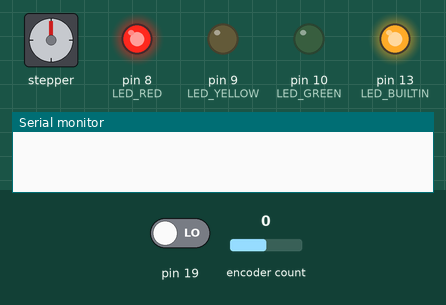
A sketch run on a simulated Arduino Uno, built with avr-gcc and run on an emulated ATmega328P. Shown: stepper motor, output pins drawn as LEDs (lit = HIGH), the last lines printed to the serial monitor. Wiring (inferred from the names in the program): stepper motor driver (200 steps per turn assumed): step pin 12; direction pin 11. The inputs (shaded band) are chosen by the test bench; at power-on: pin 19 LOW, encoder count 0. Pins used as bus, display or sensor lines are not drawn.

Above: at 0.8 s.
0.9 s: pin 19 driven HIGH
At 1.05 s:
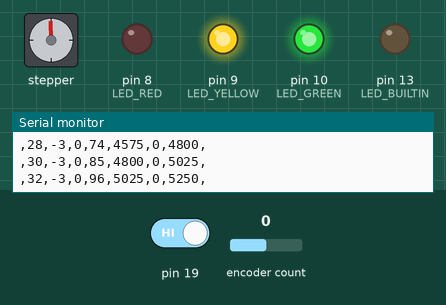
At 1.65 s:
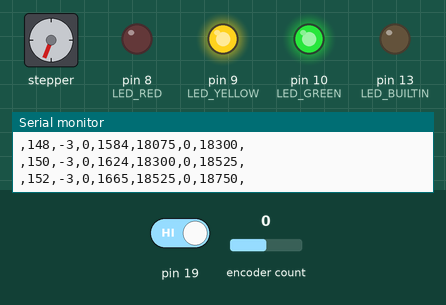
3.9 s: encoder count set to 1
At 4.08 s:
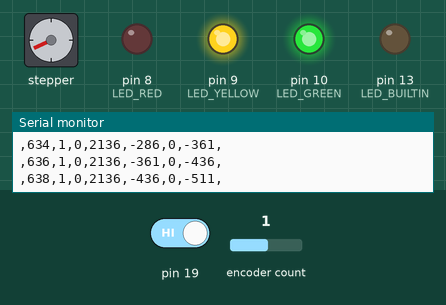
6.9 s: encoder count set to 2
At 7.1 s:
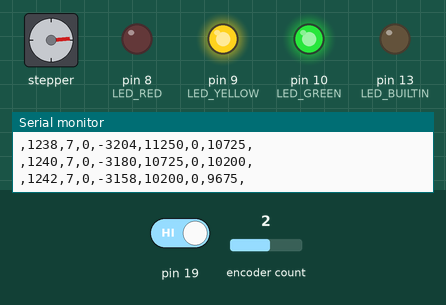
9.9 s: encoder count set to 3
12.9 s: encoder count set to 4
15.9 s: encoder count set to 8
Timing chart, 0 to 19.9 s (numbered marks = the images above; inputs shaded):
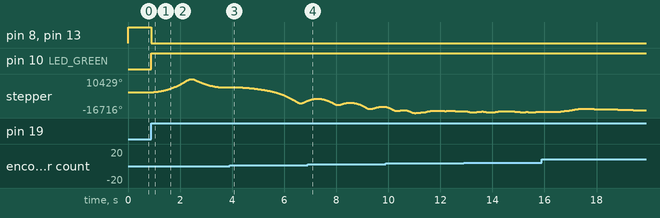

The sketch:

PendulumGitProject.ino
```cpp
//**************************************
//*   AI Pendulum Control Platform Interface
//*   4/6/2018
//*   Cunningham
//***************************************

#include <avr/io.h>
#include <avr/interrupt.h>
#define ENCODER_OPTIMIZE_INTERRUPTS
#include <Encoder.h>

//Hardware Assignments
#define  EncoderChannel_A  2
#define  EncoderChannel_B  3
#define  Step 12
#define  Dir  11
#define  MAX_CART_VELOCITY  30000
#define  MAX_CART_ACCELERATION  2000

#define LED_GREEN  10
#define LED_YELLOW 9
#define LED_RED 8

#define  PGAIN 750

//Function prototypes
void  SetupTimer1(void);
void  SetupTimer0(void);
void  Encoder_ISR(void);
void  WriteStepSize(int Speed);
void  MotionVelocityControl(void);
void  MotionAccelerationControl(void);

//Create a structure for movement data
struct MovementParms
{
  signed int Position;
  signed int Velocity;
  signed int Acceleration;
  bool Direction;
};

//Create instance of three structures
volatile struct MovementParms DesiredCart;
volatile struct MovementParms CurrentCart;
volatile struct MovementParms EncoderValue;

//Static Variables that are accessed in interrupts
volatile unsigned int abs_Current_Velocity = 0;
volatile unsigned int Counter = 0;
volatile unsigned int StepSpeed = 0;
volatile signed long timestep = 0;
volatile bool RunTask_10ms = 0;
byte SerialControlData1 = 0;
byte SerialControlData2 = 0;
bool SerialControlDirection = 0;
static bool ReturnHomeFlag = 0;
static unsigned int EncoderStableCount = 0;

byte serial_buffer[5] = {0,0,0,0,0};
int ByteCount;
static int integrator = 0;
Encoder PendulumPosition(EncoderChannel_A, EncoderChannel_B);

//**************************************
//  Interrupt used to generate the servo
//  pulses
//  The lower the address the higher is the priority level
//  Vector Address 12
//**************************************
ISR(TIMER1_COMPA_vect)
{
   if(StepSpeed < 64000)
   {
     //Check the direction pin and determine the position
     if(CurrentCart.Direction == 1)
     {
        digitalWrite(Dir,1);
        CurrentCart.Position++;
     }
     else
     {
       digitalWrite(Dir,0);
       CurrentCart.Position--;
     }

     //Step once
     digitalWrite(Step,1);
     digitalWrite(Step,0);
   }
   //Interrupt occurs when timer matches this value
   //Larger velocity means smaller OCR1A value
   //StepSpeed is calculated using another function and then stored
   //in a global variable to be accessed by the interrupt routine
   OCR1A = StepSpeed;
}

//**************************************
//  10 ms Task Rate
//  Creates a periodic Task
//  Vector Address 15
//**************************************
ISR(TIMER0_COMPA_vect)
{
  //Check to see if the flag was not cleared, this will track
  //overruns in the 10ms task
  if(RunTask_10ms)
  {
    digitalWrite(LED_BUILTIN,1);
  }
  RunTask_10ms = 1;
}

//*******************************************
// WriteStepSize
//
// Pass in a velocity and update the step size
// global variable which is read by the interrupt
// to generate the stepper pulses. Speed is in
// the units mm/min.
//*******************************************
void WriteStepSize(signed int Speed)
{
  //Set the direction pin based on the sign of the speed
  if(Speed > 0)
  {
     CurrentCart.Direction = 1;
  }
  else
  {
     CurrentCart.Direction = 0;
  }
  // Conversion Factor
  //  20000 mm      1 min      360 deg     1 rev       step          4,444 step
  // ----------- x -------- x -------- x -------- x ------------ =  ---------
  //     min        60 sec      rev        120 mm     0.225 deg       sec
  //
  //   16,000,000 cycles      1 sec            3,600 cycles
  //   ----------------- x --------------- = -----------
  //       1 sec             4,444 step
  //  16,000,000/4,444    = 3,600 clock cycles  (20000 mm/min)
  //  16,000,000/2,222    = 7,200 clock cycles  (10000 mm/min)
  //  16,000,000/666      = 24,024 clock cycles  (3000 mm/min)

  //For some reason the prescale set to zero causes problems, so 8 is the minimum
  //which means the clock is 16,000,000/8=2,000,000
  //  2,000,000/4,444   = 450 clock cycles  (20000 mm/min)
  //  2,000,000/2,222    = 900 clock cycles  (10000 mm/min)
  //  2,000,000/666      = 3003 clock cycles (3000 mm/min)

  //To compute position it is
  // Conversion Factor
  //    360 deg     1 rev       step          13.33 steps
  //  -------- x -------- x ------------ =  ---------
  //     rev        120 mm     0.225 deg        mm


  //Check to prevent overflows, StepSpeed is 16 bit
  if(Speed > 700 || Speed < -700)
  {
     //This is derived from the table above using a Power trendline
     StepSpeed = (signed int)(9048739L/(abs(Speed)));
  }
  //This is like setting it to zero speed
  else
  {
     StepSpeed = 65000;
  }
}
//*******************************************
//  Configure Timer 1
//*******************************************

void SetupTimer1()
{
  //TCCRnA/B- Stands for Timer/Counter Control Registers.
  TCCR1A = 0;
  TCCR1B = 0;

  //TCNTn- Stands for Timer/Counter Register.
  TCNT1 = 0; // initialize the counter from 0

  //OCRnA/B- Stands for Output Compare Register.
  OCR1A = 65000; // sets the counter compare value

  //TIMSKn- Stands for Timer/Counter Mask In Registers.
  TCCR1B |= (1<<WGM12); // enable the CTC mode
  TCCR1B |= (1<<CS11); // 1/8 Prescale, 0 prescale was not working

  TIMSK1 |= (1<<OCIE1A);
}

//*********************************************
//  Configure Timer 0
//*********************************************
void SetupTimer0()
{
  TCCR0A = 0; // set entire TCCR0A register to 0
  TCCR0B = 0; // same for TCCR0B
  TCNT0  = 0; //initialize counter value to 0
  // set compare match register for 2khz increments
  OCR0A = 155;// = (16*10^6) / (100*1024) - 1 = 155(must be <256)
  // turn on CTC mode
  TCCR0A |= (1 << WGM01);
  // 1024 prescaler - page 142 of datasheet
  TCCR0B |= (1 << CS00);
  TCCR0B |= (1 << CS02);
  // enable timer compare interrupt
  TIMSK0 |= (1 << OCIE0A);
}

//*****************************************
//  Main Setup Function
//
//
//*****************************************
void setup()
{
  bool run_program = 0;
  //Set the pin modes
  pinMode(EncoderChannel_A,INPUT);
  pinMode(EncoderChannel_B,INPUT);
  pinMode(Step,OUTPUT);
  pinMode(Dir,OUTPUT);
  pinMode(4,INPUT);
  pinMode(PIN_A5, INPUT);

  pinMode(LED_GREEN, OUTPUT);
  pinMode(LED_YELLOW, OUTPUT);
  pinMode(LED_RED, OUTPUT);

  //Turn on the onboard LED
  pinMode(LED_BUILTIN,OUTPUT);
  digitalWrite(LED_BUILTIN,1);

  digitalWrite(LED_GREEN, 0);
  digitalWrite(LED_RED, 1);
  digitalWrite(LED_YELLOW, 0);

  delay(50);

  //Wait for the switch input to start things off
  while(true)
  {
    run_program = digitalRead(PIN_A5);
    if(run_program == 1)
    {
       digitalWrite(LED_BUILTIN,0);
	     digitalWrite(LED_YELLOW, 1);
	     digitalWrite(LED_RED, 0);
       break;
    }
  }

  //Disable interrupts
  cli();
  //Setup Timers
  SetupTimer1();
  SetupTimer0();
  //enable interrupts
  sei();
  Serial.begin(115200);

}


//********************************************
//  Main Loop
//********************************************
void loop()
{
  static bool ReadyForTop = 0;
  //Serial.println(EncoderValue.Position,DEC);
  if(RunTask_10ms)
  {
    EncoderValue.Position = PendulumPosition.read();

    DesiredCart.Acceleration = 2000;

    if(!ReadyForTop)
    {
      if(EncoderValue.Position > 1200)
      {
        DesiredCart.Velocity = -20000;
      }
      else
      {
        DesiredCart.Velocity = 20000;
      }
      if(EncoderValue.Position < 3 && EncoderValue.Position > -3)
      {
        ReadyForTop = 1;
        digitalWrite(LED_GREEN, 1);
      }
    }
    if(ReadyForTop)
    {
      //Always try to get the penduum to the middle
      if(CurrentCart.Position > 0 )
      {
        EncoderValue.Position -=3;
      }
      else
      {
        EncoderValue.Position -=1;
      }

      integrator +=EncoderValue.Position;

      timestep++;
      if (!ReturnHomeFlag)
      {
         if (EncoderValue.Position > (20000 / PGAIN))
         {
           DesiredCart.Velocity = -20000;
         }
         else if (EncoderValue.Position < (-20000 / PGAIN))
         {
           DesiredCart.Velocity = 20000;
         }
         else
         {
           DesiredCart.Velocity = (EncoderValue.Position) * -PGAIN;
         }
      }
      //50 worked
      DesiredCart.Velocity += integrator * -75;
    }
    timestep++;
    Serial.print(",");
    Serial.print(timestep,DEC);
    Serial.print(",");
    Serial.print(EncoderValue.Position,DEC);
    Serial.print(",");
    Serial.print(EncoderValue.Velocity,DEC);
    Serial.print(",");
    Serial.print(CurrentCart.Position,DEC);
    Serial.print(",");
    Serial.print(CurrentCart.Velocity,DEC);
    Serial.print(",");
    Serial.print(CurrentCart.Acceleration,DEC);
    Serial.print(",");
    Serial.print(DesiredCart.Velocity ,DEC);
    Serial.print(",");
    Serial.println("");

    //ByteCount = Serial.readBytesUntil(65,serial_buffer,5);
    //Data1 is the high byte. Data2 is the low byte
    /*if(!ReturnHomeFlag)
    {
      if(int(serial_buffer[2]) == 0x01)
      {
         DesiredCart.Velocity = ((int(serial_buffer[0]) << 8) + serial_buffer[1]);
      }
      else
      {
         DesiredCart.Velocity = -1*((int(serial_buffer[0]) << 8) + serial_buffer[1]);
      }
    }*/

    //Check the position limits and return home if required
    if(CurrentCart.Position > 8900)
    {
       //Set the return home flag
       ReturnHomeFlag = 1;
       //Override the velocity
       DesiredCart.Velocity = -5000;
    }
    else if(CurrentCart.Position < -8900)
    {
       ReturnHomeFlag = 1;
       //Override the velocity
       DesiredCart.Velocity = 5000;
    }

    if(ReturnHomeFlag)
    {
      if(CurrentCart.Position < 20 && CurrentCart.Position > -20)
      {
        DesiredCart.Velocity = 0;
        if(EncoderValue.Position < 100 && EncoderValue.Position > -100)
        {
          EncoderStableCount++;
        }
        if(EncoderStableCount > 1000)
        {
          ReturnHomeFlag = 0;
          EncoderStableCount = 0;
        }
      }
    }


    //Call this function to compute the current velocity,this
    //takes into account the acceleration
    MotionVelocityControl();

    //Call function to covert the velocity from mm/min to timer value
    WriteStepSize(CurrentCart.Velocity);
    //Clear the flag that gets set by the interrupt
    //This was added at end to detect overruns of the 10ms task
    RunTask_10ms = 0;
  }
}

//*********************************************
// MotionVelocityControl
//
// Uses all global structures
//*********************************************
void MotionVelocityControl(void)
{
  //Moving in the positive direction
  if(CurrentCart.Velocity >= 0)

     //Determine if we are speeding up
     if(CurrentCart.Velocity < DesiredCart.Velocity)
     {
        //Check to see if we can add the acceleration without overshooting
        if(CurrentCart.Velocity < (DesiredCart.Velocity - DesiredCart.Acceleration))
        {
           CurrentCart.Velocity += DesiredCart.Acceleration;
        }
        else
        {
           CurrentCart.Velocity = DesiredCart.Velocity;
        }
     }
     //We are slowing down
     else
     {
        //Check for overshoot
        if(CurrentCart.Velocity > (DesiredCart.Velocity + DesiredCart.Acceleration))
        {
           CurrentCart.Velocity -= DesiredCart.Acceleration;
        }
        else
        {
           CurrentCart.Velocity = DesiredCart.Velocity;
        }
     }
  //Moving in the negative direction, all the signs flip
  else
  {
     //Determine if we are speeding up
     if(CurrentCart.Velocity > DesiredCart.Velocity)
     {
        //Calculate the timer for the next pulse
        if(CurrentCart.Velocity > (DesiredCart.Velocity + DesiredCart.Acceleration))
        {
           CurrentCart.Velocity -= DesiredCart.Acceleration;
        }
        else
        {
           CurrentCart.Velocity = DesiredCart.Velocity;
        }
     }
     //We are slowing down
     else
     {
        //Calculate the timer for the next pulse
        if(CurrentCart.Velocity < (DesiredCart.Velocity - DesiredCart.Acceleration))
        {
           CurrentCart.Velocity += DesiredCart.Acceleration;
        }
        else
        {
           CurrentCart.Velocity = DesiredCart.Velocity;
        }
     }
  }
}

//***********************************
//  MotionAccelerationControl
//
//
//***********************************
void MotionAccelerationControl(void)
{
   //Acceleration is a signed value
   //If positive check to make sure it is not bigger than max V
   //else check the - max speed

   if(DesiredCart.Acceleration >= 0)
   {
      if(CurrentCart.Velocity < (MAX_CART_VELOCITY + DesiredCart.Acceleration))
      {
         CurrentCart.Velocity += DesiredCart.Acceleration;
      }
      else
      {
        CurrentCart.Velocity = MAX_CART_VELOCITY;
      }
   }
   else
   {
      if(CurrentCart.Velocity > (-MAX_CART_VELOCITY + DesiredCart.Acceleration))
      {
         CurrentCart.Velocity += DesiredCart.Acceleration;
      }
      else
      {
         CurrentCart.Velocity = -MAX_CART_VELOCITY;
      }
   }
}
```
